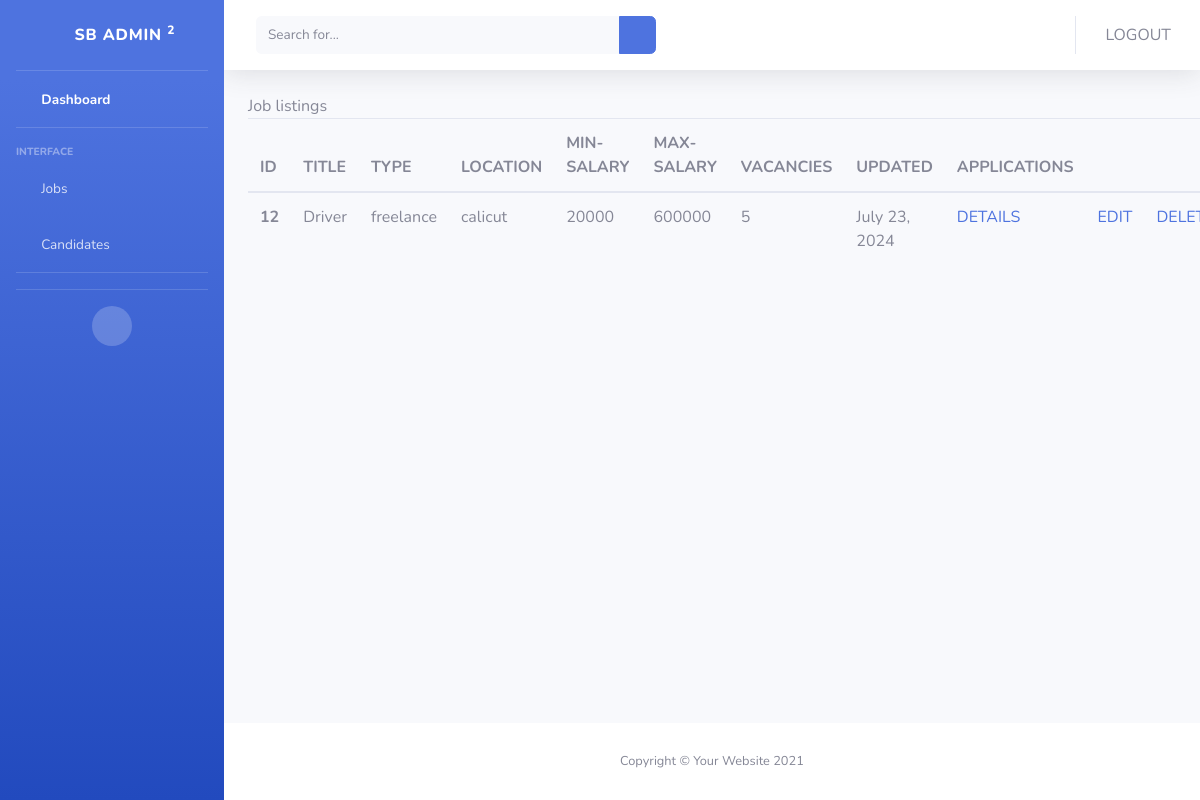
Page /jobs on the committed database.
### app1/models.py (models this page shows, shortened)
class Jobs(models.Model):
      title = models.CharField( max_length=100)
      skills = models.CharField(max_length=100,null=True)
      location = models.CharField(max_length=100)
      category = models.CharField(max_length=100,null=True)
      job_type = models.CharField(max_length=100,null=True)
      gender = models.CharField(max_length=100,null=True)
      min_age = models.IntegerField(null=True)
      max_age = models.IntegerField(null=True)
      qualification = models.CharField(max_length=100)
      experience = models.IntegerField()
      min_salary = models.CharField(max_length=100)
      max_salary = models.CharField(max_length=100)
      vacancy = models.IntegerField(null=True)
      updated_at = models.DateField(auto_now=True,null=True)

### app1/views.py (the view)
# urls.py: path("jobs",views.jobs_list,name='jobs-admin'),
def jobs_list(request):
      jobs = Jobs.objects.all()
      context = {'jobs':jobs}
      return render(request,'admin/jobs_list.html',context)

### templates/admin/jobs_list.html (shortened to what this page needs)
{% extends 'admin/base.html' %}
{% block main %}
<span>Job listings</span>
<br>
    <table class="table">
        <thead>
        <tr>
            <th scope="col">ID</th>
            <th scope="col">TITLE</th>
            <th scope="col">TYPE</th>
            <th scope="col">LOCATION</th>
            <th scope="col">MIN-SALARY</th>
            <th scope="col">MAX-SALARY</th>
            <th scope="col">VACANCIES</th>
            <th scope="col">UPDATED</th>
            <th scope="col">APPLICATIONS</th>
            <th scope='col' colspan='2'></th>
        </tr>
        </thead>
        <tbody>
        {% for job in jobs %}
        <tr>
            <th scope="row">{{job.id}}</th>
            <td>{{job.title}}</td>
            <td>{{job.job_type}}</td>
            <td>{{job.location}}</td>
            <td>{{job.min_salary}}</td>
            <td>{{job.max_salary}}</td>
            <td>{{job.vacancy}}</td>
            <td>{{job.updated_at}}</td>
            <td><a href="{% url 'job-details-admin' job.id %}">DETAILS</a></td>
            <td><a href="{% url 'edit_job' job.id %}">EDIT</a></td>
            <td><a href="{% url 'delete-job' job.id %}" class="delete-button">DELETE</a></td>
        </tr>
        {% endfor %}
        </tbody>
    </table>
{% endblock %}

### rows in the picture
Jobs: id "12", title "Driver", job_type "freelance", location "calicut", min_salary "20000", max_salary "600000", vacancy "5", updated_at "July 23, 2024"
